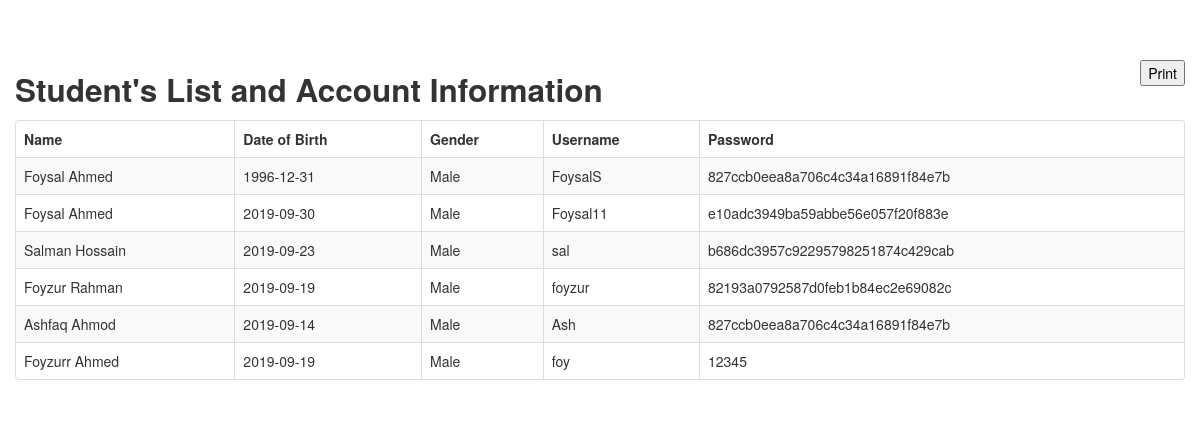
Page /admin/students/report.php on the committed database.
### tables this page shows
CREATE TABLE `tbl_user` (
  `user_Id` int(11) NOT NULL,
  `fname` varchar(255) DEFAULT NULL,
  `lname` varchar(255) DEFAULT NULL,
  `dob` date DEFAULT NULL,
  `gender` varchar(255) DEFAULT NULL,
  `username` varchar(255) DEFAULT NULL,
  `password` varchar(255) DEFAULT NULL
);

### admin/students/report.php (the view, shortened to what this page needs)
<!DOCTYPE html>
<html>
<head>
	    <link href="../../bootstrap/css/bootstrap.min.css" rel="stylesheet" media="screen">
        <link href="../../bootstrap/css/bootstrap-responsive.min.css" rel="stylesheet" media="screen">
</head>
<body>
<div class="container" style="margin:5% auto;">
	 <button class='pull-right'onclick=window.print() id='print-button'>Print</button>
	 <h2>Student's  List and Account Information</h2>
	  <table class="table table-striped table-bordered" id="example2">
                                        <thead>
                                        <tr>
                                            <th>Name</th>
                                            <th>Date of Birth</th>
                                            <th>Gender</th>
                                            <th>Username</th>
                                            <th>Password</th>
                                        </tr>
                                    </thead>
                                    <tbody>
                                      <?php
                                        include "../../functions/connect.php";
                                        $sql = "SELECT * FROM `tbl_user` ";
                                        $run = mysqli_query($con,$sql);
                                        while($row=mysqli_fetch_array($run)){
                                            echo '<tr class="odd gradeX" id="rec">';?>
                                           <?php
                                            echo "<td>".$row['fname']." ".$row['lname']."</td>";
                                            echo "<td>".$row['dob']."</td>";
                                            echo "<td>".$row['gender']."</td>";
                                            echo "<td>".$row['username']."</td>";
                                            echo "<td>".$row['password']."</td>";
                                            echo "</tr>";
                                        }
                                        ?>
                                    </tbody>
                                    </table>
</div>
</body>
</html>

### rows in the picture
tbl_user: fname "Foysal", lname "Ahmed", dob "1996-12-31", gender "Male", username "FoysalS", password "827ccb0eea8a706c4c34a16891f84e7b"
tbl_user: fname "Foysal", lname "Ahmed", dob "2019-09-30", gender "Male", username "Foysal11", password "e10adc3949ba59abbe56e057f20f883e"
tbl_user: fname "Salman", lname "Hossain", dob "2019-09-23", gender "Male", username "sal", password "b686dc3957c92295798251874c429cab"
tbl_user: fname "Foyzur", lname "Rahman", dob "2019-09-19", gender "Male", username "foyzur", password "82193a0792587d0feb1b84ec2e69082c"
tbl_user: fname "Ashfaq", lname "Ahmod", dob "2019-09-14", gender "Male", username "Ash", password "827ccb0eea8a706c4c34a16891f84e7b"
tbl_user: fname "Foyzurr", lname "Ahmed", dob "2019-09-19", gender "Male", username "foy", password "12345"
